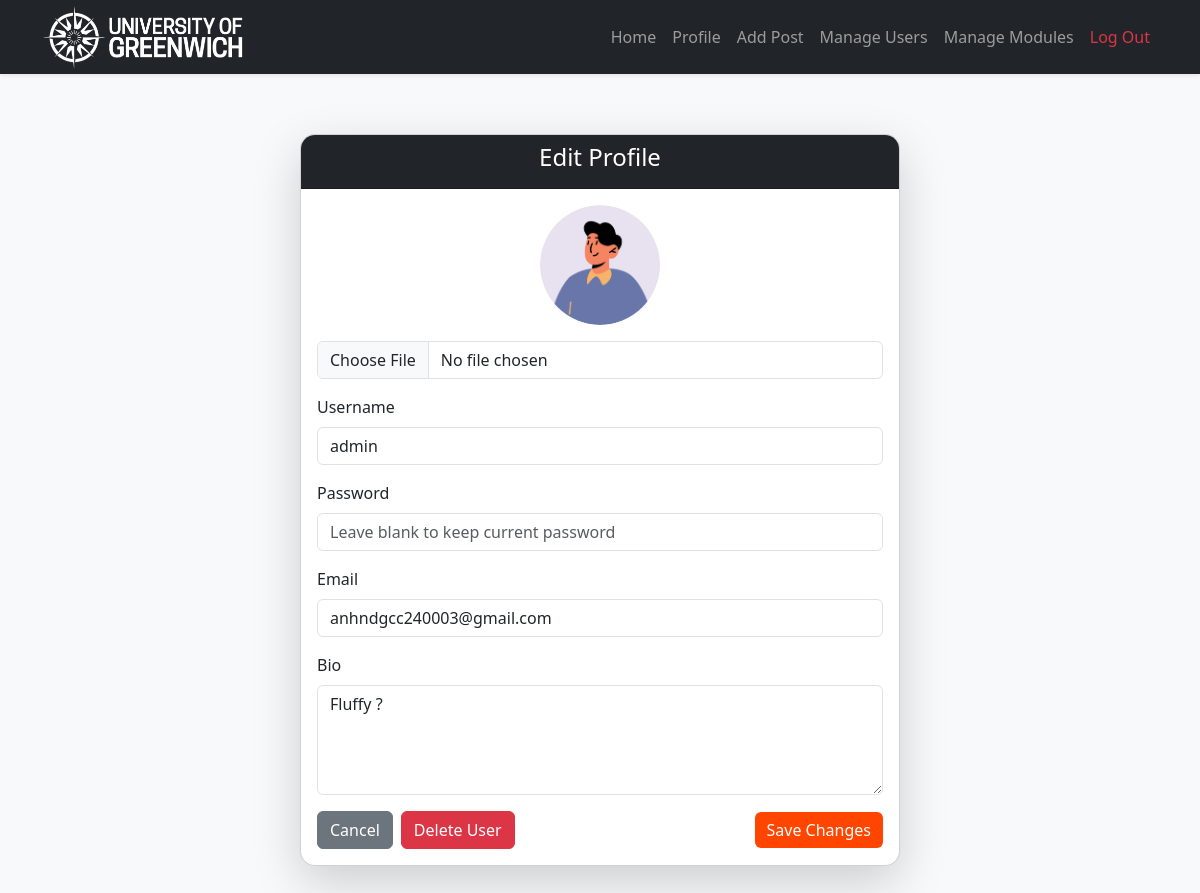
/edit-user.php (signed in), run on the app's committed database.
### tables this page shows
CREATE TABLE `users` (
  `userID` int(255) NOT NULL AUTO_INCREMENT,
  `username` varchar(255) NOT NULL,
  `password` varchar(255) NOT NULL,
  `name` varchar(255) NOT NULL,
  `email` varchar(255) DEFAULT NULL,
  `role` varchar(255) DEFAULT NULL,
  `bio` text DEFAULT NULL,
  `created_at` datetime DEFAULT NULL,
  `major` varchar(255) DEFAULT NULL,
  `avatarPath` varchar(255) DEFAULT NULL,
  PRIMARY KEY (`userID`),
  UNIQUE KEY `unique_username` (`username`),
  UNIQUE KEY `unique_constraint_name` (`email`)
);

### edit-user.php (called while the page is built, shortened)
<?php
include 'config.php';
include 'nav-bar.php';
try {
    $pdo = new PDO($dsn, $DB_USER, $DB_PASS);
    $pdo->setAttribute(PDO::ATTR_ERRMODE, PDO::ERRMODE_EXCEPTION);
    if (isset($_GET['id']) && isset($_SESSION['role']) && $_SESSION['role'] == 'admin' && $_GET['id'] != $_SESSION['user_id']) {
        $userID = $_GET['id'];
    } else {
        $userID = $_SESSION['user_id'];
    }
    $stmt = $pdo->prepare("SELECT username, email, bio, avatarPath FROM users WHERE userID = :id");
    $stmt->bindValue(':id', $userID);
    $stmt->execute();
    $user = $stmt->fetch(PDO::FETCH_ASSOC);
} catch (PDOException $e) {
    die("Database connection failed: " . $e->getMessage());
}
?>
<?php include 'templates/edit-user.html.php'; ?>

### templates/edit-user.html.php (the view, shortened to what this page needs)
<!DOCTYPE html>
<html lang="en">
<head>
</head>
<body>
<div class="card edit-card shadow-lg">
  <div class="card-header bg-dark text-white text-center">
    <h4>Edit Profile</h4>
  </div>
  <div class="card-body">
    <form method="POST" enctype="multipart/form-data" id="editForm">
      <div class="mb-3 text-center">
        <img src="<?= $user['avatarPath'] ? htmlspecialchars($user['avatarPath']) : 'default-avatar.png' ?>"
             class="rounded-circle mb-2" width="120" height="120" style="object-fit:cover;">
        <input type="file" name="avatar" class="form-control mt-2">
      </div>
      <div class="mb-3">
        <label class="form-label">Username</label>
        <input type="text" name="username" class="form-control" required value="<?= htmlspecialchars($user['username']) ?>">
      </div>
      <div class="mb-3">
        <label class="form-label">Password</label>
        <input type="password" name="new_password" class="form-control" placeholder="Leave blank to keep current password">
    </div>
      <div class="mb-3">
        <label class="form-label">Email</label>
        <input type="email" name="email" class="form-control" required value="<?= htmlspecialchars($user['email']) ?>">
      </div>
      <div class="mb-3">
        <label class="form-label">Bio</label>
        <textarea name="bio" class="form-control" rows="4"><?= htmlspecialchars($user['bio']) ?></textarea>
      </div>
      </form>
      <div class="d-flex justify-content-between align-items-center mt-3">
        <div class="d-flex gap-2 align-items-center">
          <a href="user-profile.php<?= ($_SESSION['role'] == 'admin' && $userID != $_SESSION['user_id']) ? '?id=' . $userID : '' ?>"
            class="btn btn-secondary">Cancel</a>
          <?php if ($_SESSION['role'] == 'admin' || $userID == $_SESSION['user_id']): ?>
            <form method="POST" id="deleteForm" class="m-0 d-inline"
                  onsubmit="return confirm('⚠️ Are you sure you want to delete this user? This action cannot be undone.');">
              <button type="submit" class="btn btn-danger">Delete User</button>
            </form>
          <?php endif; ?>
        </div>
        <button type="submit" class="btn btn-save text-white" form="editForm" name="save" value="1">
          Save Changes
        </button>
      </div>
  </div>
</div>
</body>
</html>

### nav-bar.php (style rules this page uses)
body { background-color: #f8f9fa; }

### templates/edit-user.html.php (style rules this page uses)
body { background-color: #f8f9fa; }
.edit-card { max-width: 600px; margin: 60px auto; border-radius: 15px; overflow: hidden; }
.btn-save { background-color: #ff4500; border: none; }

### data on the page
users: username "admin", email "anhndgcc240003@gmail.com", bio "Fluffy ?"
